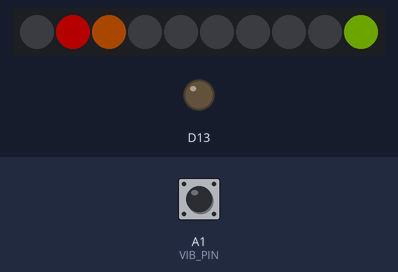
A sketch run on a simulated Arduino MKR. Shown: 10 RGB LEDs in strip order, left to right, output pins drawn as LEDs (lit = HIGH). The test bench sets the inputs (shaded band); at power-on: A1 (VIB_PIN) HIGH. Dim RGB values are drawn brighter than linear; random numbers use the default seed unless the sketch sets one.

Above: at 1.26 s.
1.3 s: A1 (VIB_PIN) pulled LOW for 0.15 s
At 1.71 s:
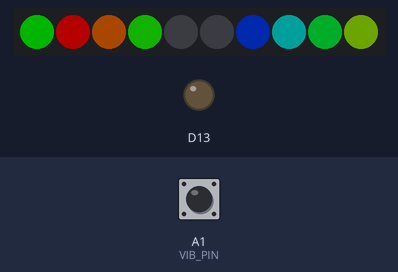
2.0 s: A1 (VIB_PIN) pulled LOW for 1 s
At 2.31 s:
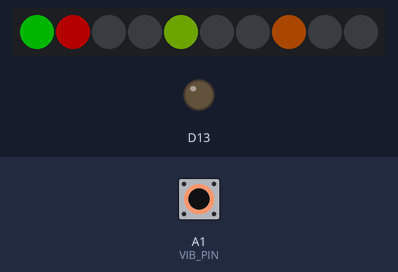
3.6 s: A1 (VIB_PIN) pulled LOW for 0.15 s
At 4.21 s:
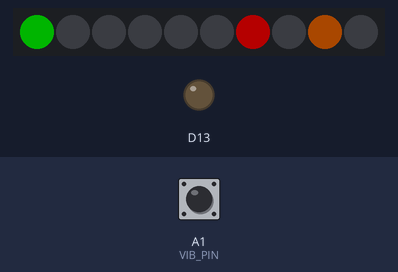
6.3 s: A1 (VIB_PIN) pulsed HIGH 5 times (0.12 s each, 0.3 s apart)
At 8.16 s:
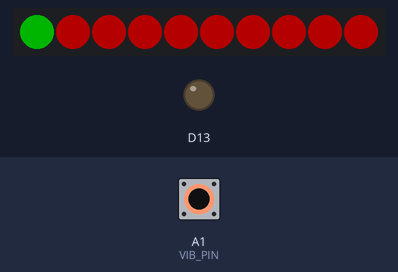

The sketch:

hockey_puck_with_vibe_sensor.ino
```cpp
#include <Adafruit_CircuitPlayground.h>
#include <ArduinoLowPower.h>

const int VIB_PIN = A1;
const bool DISABLE_SLEEP = false;
const uint32_t IDLE_TIMEOUT_MS = 30000; // 30 seconds
const uint32_t DEBOUNCE_MS     = 30;
const uint32_t HOLD_MS         = 700;

volatile bool vibFlag = false;         // set in ISR while awake
volatile bool wokeFromInterrupt = false;

uint32_t lastHitMs = 0;
uint32_t ledHoldUntil = 0;
uint32_t lastActivityMs = 0;
unsigned long hits = 0;

long lastRandom = -1;

// ---------- Interrupts ----------
void vibISR() {
  vibFlag = true;
}

void wakeISR() {
  wokeFromInterrupt = true;
}

static inline void attachVibInterrupt() {
  attachInterrupt(digitalPinToInterrupt(VIB_PIN), vibISR, FALLING);
}

static inline void detachVibInterrupt() {
  detachInterrupt(digitalPinToInterrupt(VIB_PIN));
}

// Handle a latched vibration event in main context
void handleVibrationFlag() {
  bool got = false;
  noInterrupts();
  if (vibFlag) { got = true; vibFlag = false; }
  interrupts();

  if (got) {
    uint32_t now = millis();
    if (now - lastHitMs > DEBOUNCE_MS) {
      lastHitMs = now;
      ledHoldUntil = now + HOLD_MS;   // stretch the visible event
      lastActivityMs = now;           // reset idle timer
      hits++;
    }
  }
}

void delayWithSensor(uint32_t ms) {
  uint32_t end = millis() + ms;
  while ((int32_t)(millis() - end) < 0) {
    handleVibrationFlag();

    if (millis() < ledHoldUntil) {
      CircuitPlayground.setPixelColor(0, 0, 255, 0);
    }
    delay(1);
  }
}

void enterDeepSleep() {
  for (int i = 0; i < 10; i++) CircuitPlayground.setPixelColor(i, 0, 0, 0);
  CircuitPlayground.strip.show();

  detachVibInterrupt();

  LowPower.attachInterruptWakeup(digitalPinToInterrupt(VIB_PIN), wakeISR, FALLING);

  LowPower.sleep();
}

void setup() {
  CircuitPlayground.begin();
  pinMode(VIB_PIN, INPUT_PULLUP);
  CircuitPlayground.setBrightness(64);

  // Good practice for randomness
  randomSeed(analogRead(A5));

  // Attach interrupt for awake operation
  attachVibInterrupt();

  lastActivityMs = millis();
}

void loop() {
  uint32_t now = millis();

  // Service any pending vibration events immediately
  handleVibrationFlag();

  // Brief visual “hold” (pixel 0 green for HOLD_MS)
  if (now < ledHoldUntil) {
    CircuitPlayground.setPixelColor(0, 0, 255, 0);
  }

  // Auto-sleep after idle timeout
  if (!DISABLE_SLEEP && (now - lastActivityMs) >= IDLE_TIMEOUT_MS) {
    enterDeepSleep();

    // After wake, re-attach awake-mode interrupt
    attachVibInterrupt();

    // Reset timers and give a quick wake blip (blue)
    lastActivityMs = millis();
    ledHoldUntil   = millis() + 300;
    CircuitPlayground.setPixelColor(0, 0, 0, 255);
  }

  // Your animation chooser (avoid repeats)
  long r = random(5);
  while (r == lastRandom) { r = random(5); }
  lastRandom = r;

  switch (r) {
    case 0: circle();         break;
    case 1: reverse_circle(); break;
    case 2: colorScale();     break;
    case 3: randomPixel();    break;
    case 4: fillItUp();       break;
    default: blink();         break;
  }
}

// ---------- Animations (now sensor-friendly via delayWithSensor) ----------
void fillItUp() {
  for (int x = 0; x < 8u; x++) {
    CircuitPlayground.clearPixels();
    bool lit[10] = {false,false,false,false,false,false,false,false,false,false};
    for (int n = 0; n < 10; n++) {
      uint32_t color = numToColor(n);
      int pixel = random(10);
      while (lit[pixel]) { pixel = random(10); }
      lit[pixel] = true;
      CircuitPlayground.setPixelColor(pixel, color);
      delayWithSensor(100);
    }
  }
}

void randomPixel() {
  for (int x = 0; x < 8; x++) {
    for (int n = 0; n < 10; n++) {
      CircuitPlayground.clearPixels();
      uint32_t color = numToColor(n);
      int pixel = random(10);
      CircuitPlayground.setPixelColor(pixel, color);
      delayWithSensor(100);
    }
  }
}

void colorScale() {
  CircuitPlayground.clearPixels();
  for (int x = 0; x < 6; x++) {
    for (int n = 0; n < 10; n++) {
      uint32_t color = numToColor(n);
      for (int i = 0; i < 10; i++) {
        CircuitPlayground.setPixelColor(i, color);
      }
      delayWithSensor(250);
    }
  }
}

void blink() {
  for (int x = 0; x < 3; x++) {
    for (int n = 0; n < 10; n++) {
      uint32_t color = numToColor(n);

      CircuitPlayground.clearPixels();
      for (int i = 0; i < 10; i++) {
        CircuitPlayground.setPixelColor(i, color);
      }
      delayWithSensor(250);

      CircuitPlayground.clearPixels();
      delayWithSensor(250);
    }
  }
}

void circle() {
  for (int x = 0; x < 10; x++) {
    for (int n = 0; n < 10; n++) {
      uint32_t color = numToColor(x);
      CircuitPlayground.clearPixels();
      CircuitPlayground.setPixelColor(n, color);
      delayWithSensor(50);
    }
  }
}

void reverse_circle() {
  for (int x = 9; x > -1; x--) {
    for (int n = 9; n > -1; n--) {
      uint32_t color = numToColor(x);
      CircuitPlayground.clearPixels();
      CircuitPlayground.setPixelColor(n, color);
      delayWithSensor(50);
    }
  }
}

// Map 0–9 to color wheel positions
uint32_t numToColor(int n) {
  float hue = (n % 10) * 36; // 0–324 degrees in 36° steps
  return CircuitPlayground.colorWheel((int)(hue / 360.0 * 255));
}
```
